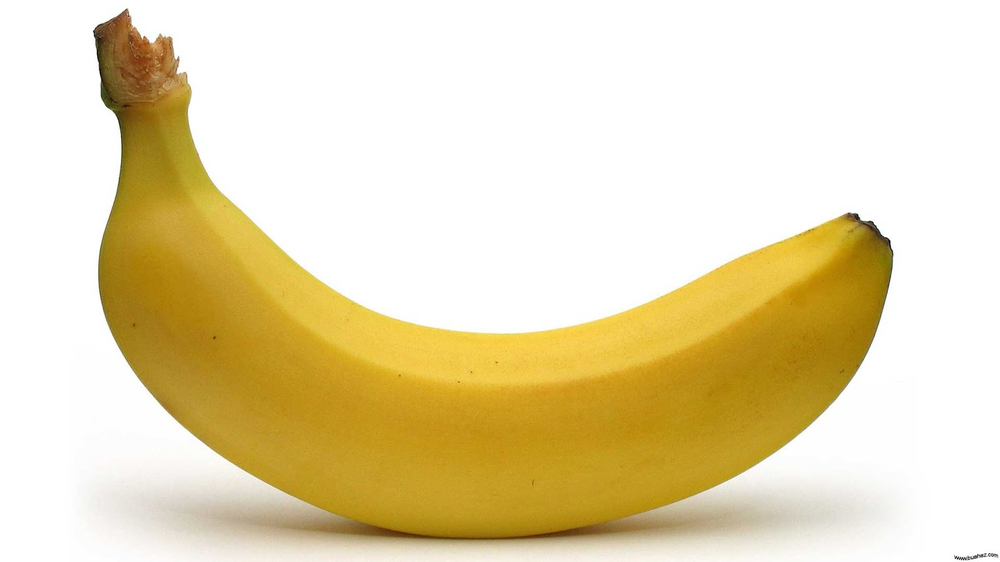
%> input picture pisang.png, 1000 x 562 px, shrunk from 1600 x 900 before the run
$ octave youtube_pisang.m   (GNU Octave 9; MATLAB toolbox functions it lacks are replaced by stand-ins)
%> lines starting %> are read from the running program, lines starting %| are printed output that depends on the picture; in (x1, y1, x2, y2) boxes, pixels count from 0 and x2, y2 are one past the last pixel; in counts of white or black regions, pixels touching at a corner belong together; the program's own positions count from 1
clear; clc;
pisang = imread('pisang.png');
%> pisang is the input picture: size 562x1000x3 uint8; mean R, G, B 232.3, 218.9, 180.6
pisang = im2double(pisang);
%> pisang: size 562x1000x3 double

imshow(pisang);

cform = makecform('srgb2lab');
lab = applycform(pisang, cform);
%> lab: size 562x1000x3 double; mean of channels 1, 2, 3 87.8, 2.5, 20.1
figure; imshow(lab);
%> after `imshow(lab)`:
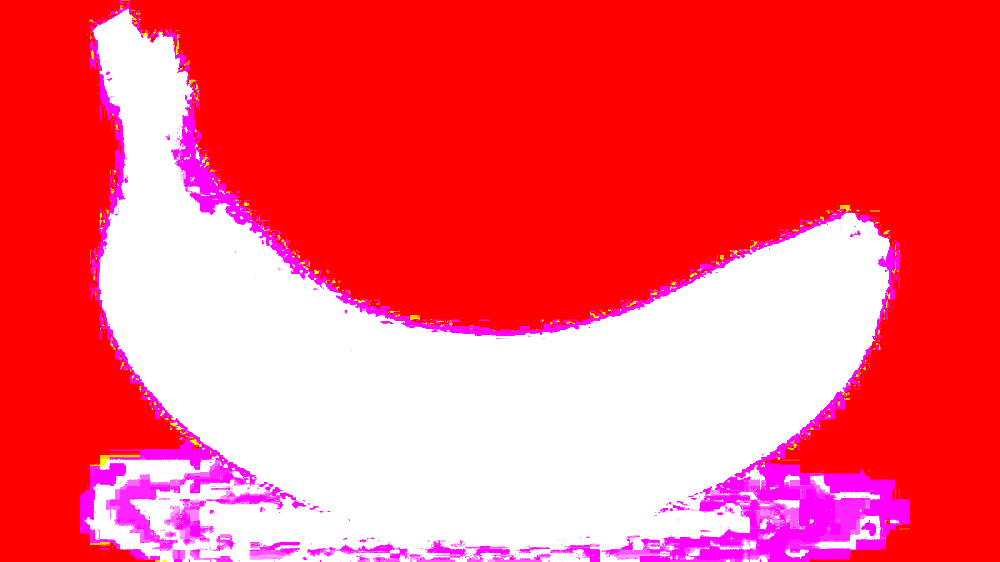
%> displayed picture: size 562x1000x3, on the screen's scale of 0 to 255; mean R, G, B 255, 91.8, 107.4

a = lab(:,:,2);
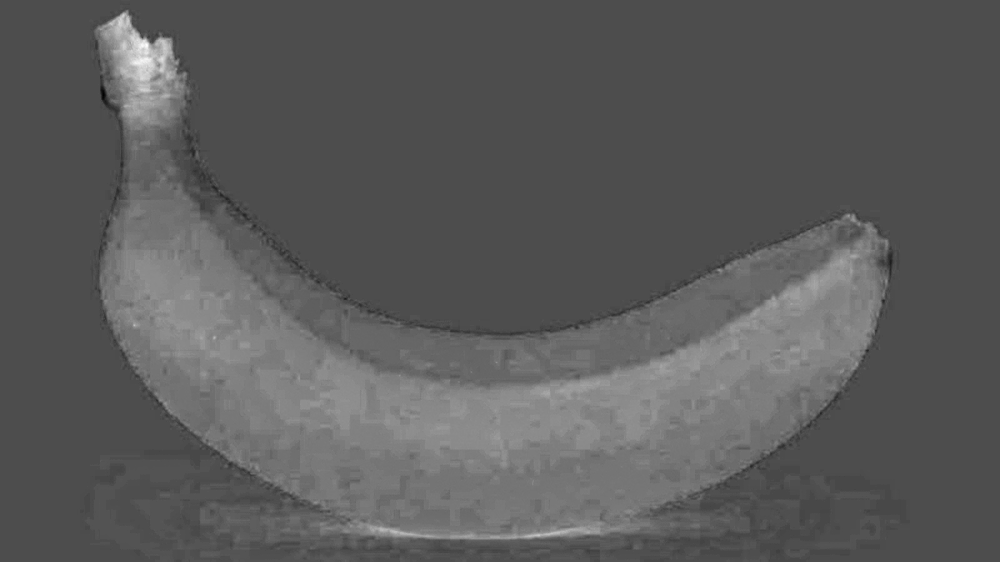
%> a: size 562x1000 double; min -14.1, max 32.27, mean 2.5; drawn with min black and max white
figure; imshow(a);
%> after `imshow(a)`:
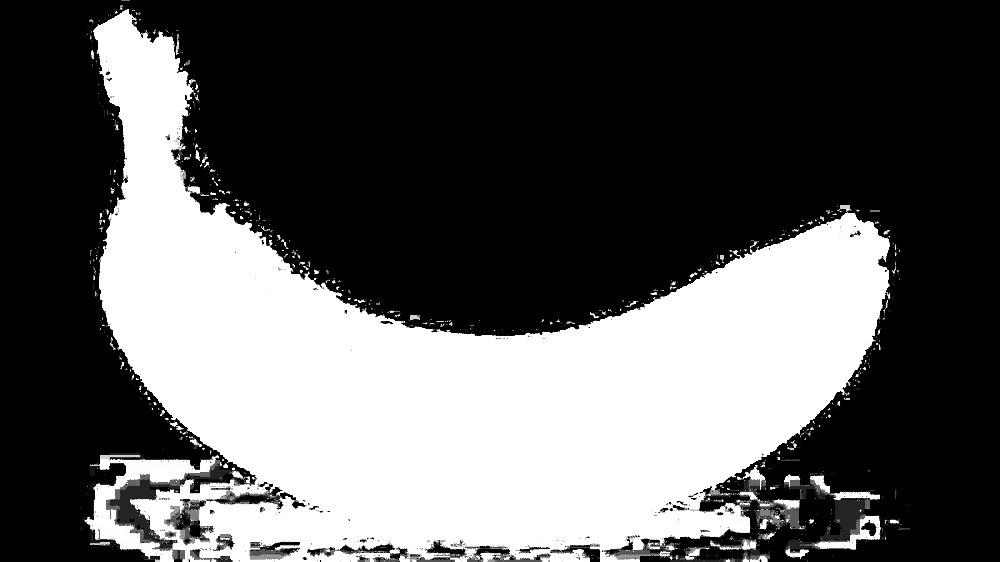
%> displayed picture: size 562x1000, on the screen's scale of 0 to 255; min 0, max 255, mean 91.8

bwBF = a>5;
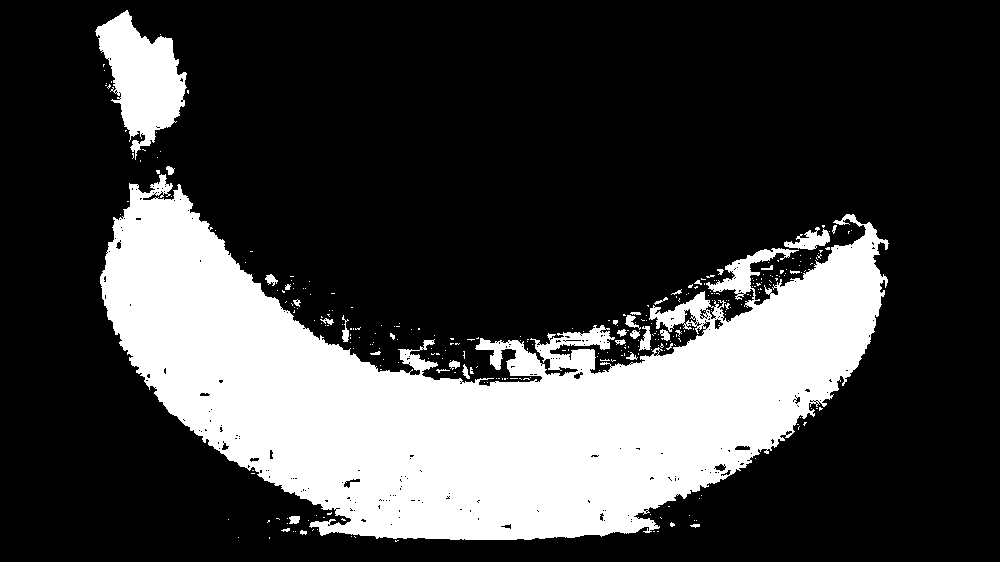
%> bwBF: size 562x1000 logical; 25.7% white; 305 white regions (271 under 20 px), largest, box (x1, y1, x2, y2) and area: (100, 174, 889, 540) 134419, (95, 10, 187, 160) 7074, (784, 227, 830, 250) 521
figure;imshow(bwBF);

bw = imfill(bwBF, 'holes');
%> bw: size 562x1000 logical; 25.9% white; 302 white regions (268 under 20 px), largest, box (x1, y1, x2, y2) and area: (100, 174, 889, 540) 135683, (95, 10, 187, 160) 7101, (784, 227, 830, 250) 526
figure; imshow(bw);

bw = ~bwareaopen(~bw, 20);

holes = bw & ~bwBF;
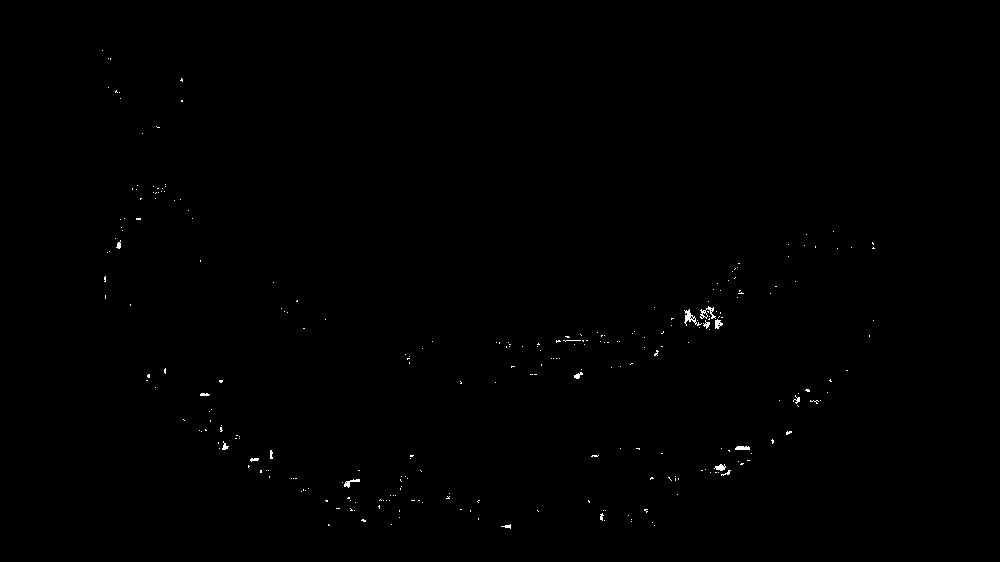
%> holes: size 562x1000 logical; 0.23% white in thin lines or dots, all inside (x1, y1, x2, y2) = (102, 50, 875, 529)
figure; imshow(holes)

bigholes = bwareaopen(bw, 200);
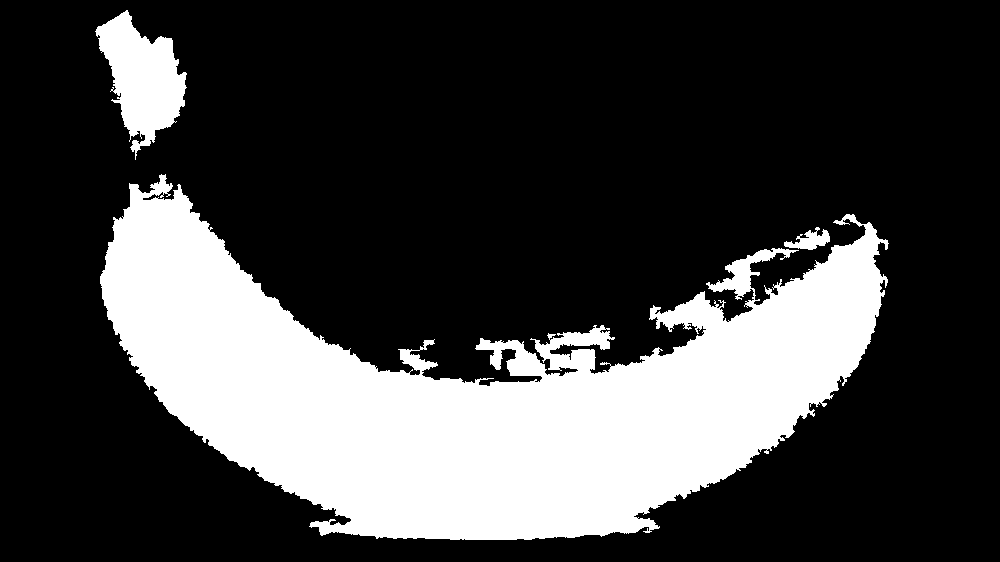
%> bigholes: size 562x1000 logical; 25.5% white; 3 white regions, box (x1, y1, x2, y2) and area: (100, 174, 889, 540) 135683, (95, 10, 187, 160) 7101, (784, 227, 830, 250) 526
figure;imshow(bigholes);

smallholes = bw & ~bigholes;
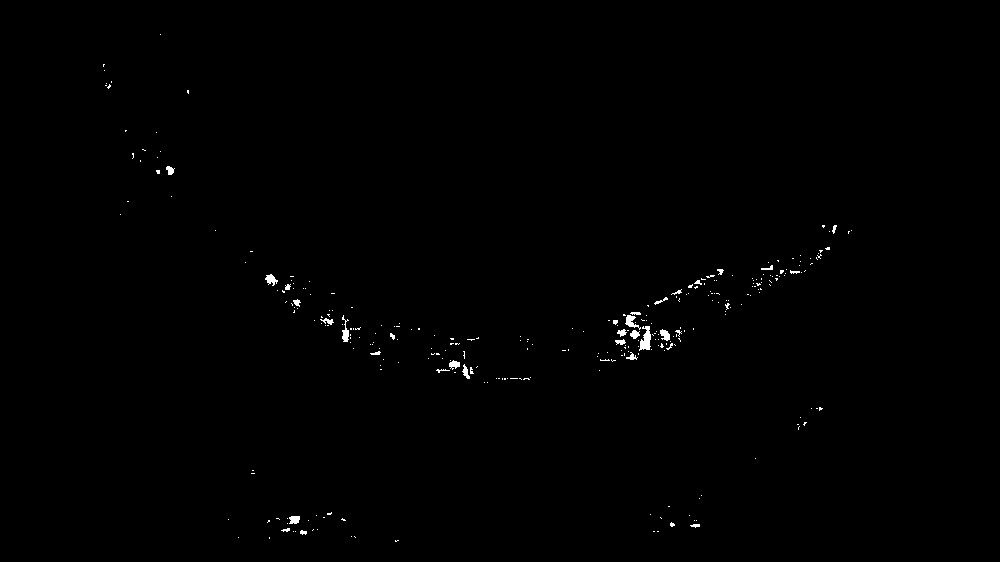
%> smallholes: size 562x1000 logical; 0.4% white; 299 white regions (268 under 20 px), largest, box (x1, y1, x2, y2) and area: (639, 326, 651, 351) 183, (625, 315, 641, 330) 103, (342, 315, 349, 342) 98
figure;imshow(smallholes);
